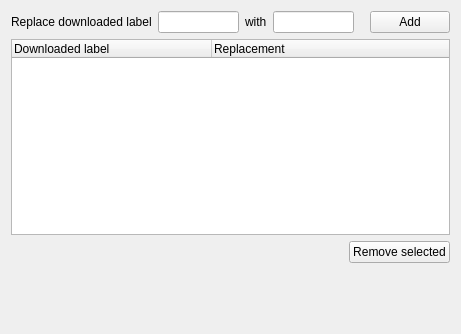
<?xml version="1.0" encoding="UTF-8"?>
<ui version="4.0">
 <class>labelsReplacementSettings</class>
 <widget class="QWidget" name="labelsReplacementSettings">
  <property name="geometry">
   <rect>
    <x>0</x>
    <y>0</y>
    <width>461</width>
    <height>334</height>
   </rect>
  </property>
  <layout class="QVBoxLayout" name="verticalLayout">
   <item>
    <layout class="QHBoxLayout" name="horizontalLayout">
     <item>
      <widget class="QLabel" name="label">
       <property name="text">
        <string>Replace downloaded label</string>
       </property>
      </widget>
     </item>
     <item>
      <widget class="QLineEdit" name="labelLineEdit">
       <property name="minimumSize">
        <size>
         <width>80</width>
         <height>0</height>
        </size>
       </property>
      </widget>
     </item>
     <item>
      <widget class="QLabel" name="label_2">
       <property name="text">
        <string>with</string>
       </property>
      </widget>
     </item>
     <item>
      <widget class="QLineEdit" name="replacementLineEdit">
       <property name="minimumSize">
        <size>
         <width>80</width>
         <height>0</height>
        </size>
       </property>
      </widget>
     </item>
     <item>
      <spacer name="horizontalSpacer">
       <property name="orientation">
        <enum>Qt::Horizontal</enum>
       </property>
       <property name="sizeType">
        <enum>QSizePolicy::Fixed</enum>
       </property>
       <property name="sizeHint" stdset="0">
        <size>
         <width>10</width>
         <height>10</height>
        </size>
       </property>
      </spacer>
     </item>
     <item>
      <widget class="QPushButton" name="addPushButton">
       <property name="text">
        <string>Add</string>
       </property>
      </widget>
     </item>
    </layout>
   </item>
   <item>
    <widget class="QTreeWidget" name="replacementTreeWidget">
     <property name="toolTip">
      <string>This will help you keep your label collection clean by replacing downloaded labels according to your preferences.
Eg. &quot;hip hop&quot; -&gt; &quot;hip-hop&quot;</string>
     </property>
     <property name="selectionMode">
      <enum>QAbstractItemView::ExtendedSelection</enum>
     </property>
     <property name="rootIsDecorated">
      <bool>false</bool>
     </property>
     <property name="allColumnsShowFocus">
      <bool>true</bool>
     </property>
     <attribute name="headerDefaultSectionSize">
      <number>200</number>
     </attribute>
     <attribute name="headerMinimumSectionSize">
      <number>100</number>
     </attribute>
     <column>
      <property name="text">
       <string>Downloaded label</string>
      </property>
     </column>
     <column>
      <property name="text">
       <string>Replacement</string>
      </property>
     </column>
    </widget>
   </item>
   <item>
    <layout class="QHBoxLayout" name="horizontalLayout_2">
     <item>
      <spacer name="horizontalSpacer_2">
       <property name="orientation">
        <enum>Qt::Horizontal</enum>
       </property>
       <property name="sizeHint" stdset="0">
        <size>
         <width>40</width>
         <height>20</height>
        </size>
       </property>
      </spacer>
     </item>
     <item>
      <widget class="QPushButton" name="removePushButton">
       <property name="text">
        <string>Remove selected</string>
       </property>
      </widget>
     </item>
    </layout>
   </item>
   <item>
    <spacer name="verticalSpacer">
     <property name="orientation">
      <enum>Qt::Vertical</enum>
     </property>
     <property name="sizeType">
      <enum>QSizePolicy::Fixed</enum>
     </property>
     <property name="sizeHint" stdset="0">
      <size>
       <width>20</width>
       <height>60</height>
      </size>
     </property>
    </spacer>
   </item>
  </layout>
 </widget>
 <resources/>
 <connections/>
</ui>
